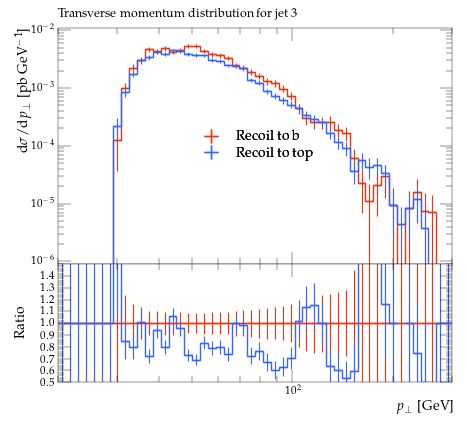

Python code for this plot:
#! /usr/bin/env python

# This Python script was auto-generated using YODA v2.0.2.
# Analysis object: /MC_TTBAR/onelep_jet_3_pT
# Timestamp: 07-08-2026 (11:29:31)

import matplotlib as mpl
import matplotlib.pyplot as plt
mpl.use('Agg') # comment out for interactive use
import os
import numpy as np

plotDir = os.path.split(os.path.realpath(__file__))[0]
if 'YODA_USER_PLOT_PATH' in globals():
    plot_outdir = globals()['YODA_USER_PLOT_PATH']
else:
    plot_outdir = plotDir

#plot style
plt.style.use(os.path.join(plotDir, '../default.mplstyle'))
# plot metadata
figW, figH = plt.rcParams['figure.figsize']
ax_xLabel = r'$p_\perp$ [GeV]'
ax_yLabel = r'$\mathrm{d}\sigma/\mathrm{d}p_\perp$ [pb GeV$^{-1}$]'
ax_title  = r'Transverse momentum distribution for jet 3'
ax_xScale = 'log'
ax_yScale = 'log'
xLims = (20.0, 300.0)
yLims = (9e-07, 0.011000000000000001)

# TeX-friendly labels for the legend
labels = {
    'legend' : ([ r"Recoil to b", r"Recoil to top" ], r""),
}

# Adjust canvas width and height
canvasW = 10.0
canvasH = 9.0
figW *= canvasW/10.
figH *= canvasH/9.

# Create figure and axis objects
fig, (ax, ratio0_ax) = plt.subplots(2, 1, sharex=True,
                  figsize=(figW,figH), gridspec_kw={'height_ratios': (6.0, 3.0)})

# Set figure margins
plt.subplots_adjust(
    left   = 1.0 * plt.rcParams['figure.subplot.left'],
    right  = 1.0 * plt.rcParams['figure.subplot.right'],
    top    = 1.0 * plt.rcParams['figure.subplot.top'],
    bottom = 1.0 * plt.rcParams['figure.subplot.bottom'])

ratio0_ax.yaxis.set_major_locator(mpl.ticker.MultipleLocator(0.1))
ratio0_ax.set_ylim(0.5, 1.4999)
ratio0_ax.set_ylabel('Ratio')

# the numerical data is stored in a separate file
dataf = dict()
prefix = os.path.split(__file__)[0]
if prefix:    prefix = prefix + '/'
exec(open(prefix+'onelep_jet_3_pT__data.py').read(), dataf)


legend_handles = dict() # keep track of handles for the legend

# style options for curves
# starts at zorder>=5 to draw curve on top of legend
styles = {
  'rec_b': {
    'color' : '#EE3311',
    'linestyle' : '-',
    'linewidth' : 1,
    'marker' : 'none',
    'markersize' : 2,
    'capsize' : 0.0,
    'zorder' : 5,
    'histstyle' : 1,
    'drawstyle' : 'steps-pre',
    'xerrorbars' : 1,
    'yerrorbars' : 1,
    'fillcolor' : None,
    'fillopacity' : 1.0,
    'ratio0_linestyle' : '-',
    'ratio0_linewidth' : 1,
    'ratio0_marker' : 'none',
    'ratio0_markersize' : 2,
    'ratio0_capsize' : 0.0,
    'ratio0_zorder' : 5,
    'ratio0_histstyle' : 1,
    'ratio0_drawstyle' : 'steps-pre',
    'ratio0_xerrorbars' : 1,
    'ratio0_yerrorbars' : 1,
  },
  'rec_t': {
    'color' : '#3366FF',
    'linestyle' : '-',
    'linewidth' : 1,
    'marker' : 'none',
    'markersize' : 2,
    'capsize' : 0.0,
    'zorder' : 6,
    'histstyle' : 1,
    'drawstyle' : 'steps-pre',
    'xerrorbars' : 1,
    'yerrorbars' : 1,
    'fillcolor' : None,
    'fillopacity' : 1.0,
    'ratio0_linestyle' : '-',
    'ratio0_linewidth' : 1,
    'ratio0_marker' : 'none',
    'ratio0_markersize' : 2,
    'ratio0_capsize' : 0.0,
    'ratio0_zorder' : 6,
    'ratio0_histstyle' : 1,
    'ratio0_drawstyle' : 'steps-pre',
    'ratio0_xerrorbars' : 1,
    'ratio0_yerrorbars' : 1,
  },
}

# curve from input yoda files in main panel
for label, yvals in dataf['yvals'].items():
    if all(np.isnan(v) for v in dataf['yvals'][label]):
        continue
    tmp = None
    if styles[label]['histstyle']: # draw as histogram
        xpos = dataf['xedges'][label] if styles[label]['drawstyle'] else dataf['xpoints'][label]
        ypos = np.insert(yvals, 0, yvals[0]) if styles[label]['drawstyle'] else yvals
        if styles[label]['fillcolor']: # fill area below curve
            ax.fill_between(xpos, ypos, step='pre',
                            color=styles[label]['fillcolor'],
                            alpha=styles[label]['fillopacity'])
        tmp, = ax.plot(xpos, ypos,
                       color=styles[label]['color'],
                       linestyle=styles[label]['linestyle'],
                       linewidth=styles[label]['linewidth'],
                       drawstyle=styles[label]['drawstyle'], solid_joinstyle='miter',
                       zorder=styles[label]['zorder'], label=label)
    tmp = ax.errorbar(dataf['xpoints'][label], yvals,
                      xerr=np.array(dataf['xerrs'][label])*styles[label]['xerrorbars'],
                      yerr=np.array(dataf['yerrs'][label])*styles[label]['yerrorbars'],
                      fmt=styles[label]['marker'], capsize=styles[label]['capsize'],
                      markersize=styles[label]['markersize'],
                      ecolor=styles[label]['color'],
                      color=styles[label]['color'], zorder=styles[label]['zorder'])
    tmp[-1][0].set_linestyle(styles[label]['linestyle'])
    tmp[-1][0].set_linewidth(styles[label]['linewidth'])
    if label in dataf['add_legend_handle']:  legend_handles[label] = tmp
    for varLabel in dataf['variation_yvals'].keys():
        if varLabel.startswith(label):
            tmp, = ax.plot(dataf['xedges'][label], dataf['variation_yvals'][varLabel],
                           color=styles[label]['color'],
                           linestyle=styles[label]['linestyle'],
                           linewidth=styles[label]['linewidth'],
                           drawstyle='steps-pre', solid_joinstyle='miter',
                           zorder=styles[label]['zorder'], alpha=0.5)


# plots on ratio panel
# curve from input yoda files in ratio panel
for label, yvals in dataf['ratio0_yvals'].items():
    if all(np.isnan(v) for v in yvals):
        continue
    if styles[label]['ratio0_histstyle']: # plot as histogram
        xpos = dataf['xedges']['rec_b'] if styles[label]['ratio0_drawstyle'] else dataf['xpoints']['rec_b']
        ypos = np.insert(yvals, 0, yvals[0]) if styles[label]['ratio0_drawstyle'] else yvals
        ratio0_ax.plot(xpos, ypos,
                       color=styles[label]['color'],
                       linewidth=styles[label]['linewidth'],
                       linestyle=styles[label]['ratio0_linestyle'],
                       drawstyle=styles[label]['ratio0_drawstyle'], zorder=styles[label]['zorder'],
                       solid_joinstyle='miter')
    tmp = ratio0_ax.errorbar(dataf['xpoints']['rec_b'], yvals,
                             xerr=np.array(dataf['ref_xerrs'])*styles[label]['ratio0_xerrorbars'],
                             yerr=np.array(dataf['ratio0_yerrs'][label])*styles[label]['ratio0_yerrorbars'],
                             fmt=styles[label]['ratio0_marker'], capsize=styles[label]['ratio0_capsize'],
                             markersize=styles[label]['ratio0_markersize'],
                             ecolor=styles[label]['color'],
                             color=styles[label]['color'])
    tmp[-1][0].set_linestyle(styles[label]['ratio0_linestyle'])
    tmp[-1][0].set_linewidth(styles[label]['ratio0_linewidth'])

    for varlabel in dataf['ratio0_variation_vals'].keys():
        if varlabel.startswith(label):
            ratio0_ax.plot(dataf['xedges']['rec_b'],
                            dataf['ratio0_variation_vals'][varlabel],
                            color=styles[label]['color'],
                            linestyle=styles[label]['linestyle'],
                            linewidth=styles[label]['linewidth'],
                            drawstyle='steps-pre', solid_joinstyle='miter',
                            zorder=1, alpha=0.5)

legend_items = list(legend_handles.values())
ax.add_artist(ax.legend(legend_items,
                        labels['legend'][0],
                        title=labels['legend'][1],
                        alignment='left',
                        loc='center',
                        bbox_to_anchor=(0.5, 0.5)))

# set plot metadata as defined above
ratio0_ax.set_xlabel(ax_xLabel)
ratio0_ax.xaxis.set_label_coords(1., -0.15)
ax.set_ylabel(ax_yLabel, ha='right', va='top')
ax.yaxis.set_label_coords(-0.11, 1.0)
ax.set_title(ax_title, loc='left')
ax.set_xscale(ax_xScale)
ax.set_yscale(ax_yScale)
ax.set_xlim(xLims)
ax.set_ylim(yLims)

# tick formatting
plt.rcParams['xtick.top'] = True
plt.rcParams['ytick.right'] = True
ax.yaxis.set_major_locator(mpl.ticker.LogLocator(base=10.0, numticks=np.inf))
ax.yaxis.set_minor_locator(mpl.ticker.LogLocator(
                           base=10.0, subs=np.arange(0.1, 1, 0.1), numticks=np.inf))
fig.align_ylabels((ax, ratio0_ax))
plt.savefig(os.path.join(plot_outdir, 'onelep_jet_3_pT.pdf'), format='PDF')
plt.savefig(os.path.join(plot_outdir, 'onelep_jet_3_pT.png'), format='PNG')

plt.close(fig)
